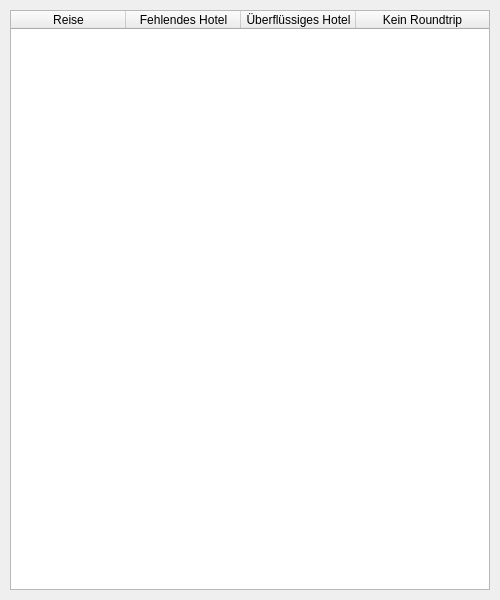
<?xml version="1.0" encoding="UTF-8"?>
<ui version="4.0">
 <class>AuditResultDialog</class>
 <widget class="QDialog" name="AuditResultDialog">
  <property name="geometry">
   <rect>
    <x>0</x>
    <y>0</y>
    <width>500</width>
    <height>600</height>
   </rect>
  </property>
  <property name="minimumSize">
   <size>
    <width>500</width>
    <height>600</height>
   </size>
  </property>
  <property name="maximumSize">
   <size>
    <width>500</width>
    <height>600</height>
   </size>
  </property>
  <property name="windowTitle">
   <string>Prüfungsergebnisse</string>
  </property>
  <property name="windowIcon">
   <iconset resource="ressource.qrc">
    <normaloff>:/main/res/icon.svg</normaloff>:/main/res/icon.svg</iconset>
  </property>
  <property name="modal">
   <bool>true</bool>
  </property>
  <widget class="QTableWidget" name="tableWidget">
   <property name="geometry">
    <rect>
     <x>10</x>
     <y>10</y>
     <width>480</width>
     <height>580</height>
    </rect>
   </property>
   <property name="editTriggers">
    <set>QAbstractItemView::NoEditTriggers</set>
   </property>
   <property name="selectionMode">
    <enum>QAbstractItemView::NoSelection</enum>
   </property>
   <property name="selectionBehavior">
    <enum>QAbstractItemView::SelectRows</enum>
   </property>
   <property name="sortingEnabled">
    <bool>false</bool>
   </property>
   <attribute name="horizontalHeaderCascadingSectionResizes">
    <bool>false</bool>
   </attribute>
   <attribute name="horizontalHeaderDefaultSectionSize">
    <number>115</number>
   </attribute>
   <attribute name="horizontalHeaderStretchLastSection">
    <bool>true</bool>
   </attribute>
   <attribute name="verticalHeaderVisible">
    <bool>false</bool>
   </attribute>
   <column>
    <property name="text">
     <string>Reise</string>
    </property>
   </column>
   <column>
    <property name="text">
     <string>Fehlendes Hotel</string>
    </property>
   </column>
   <column>
    <property name="text">
     <string>Überflüssiges Hotel</string>
    </property>
   </column>
   <column>
    <property name="text">
     <string>Kein Roundtrip</string>
    </property>
   </column>
  </widget>
 </widget>
 <resources>
  <include location="ressource.qrc"/>
 </resources>
 <connections/>
</ui>
